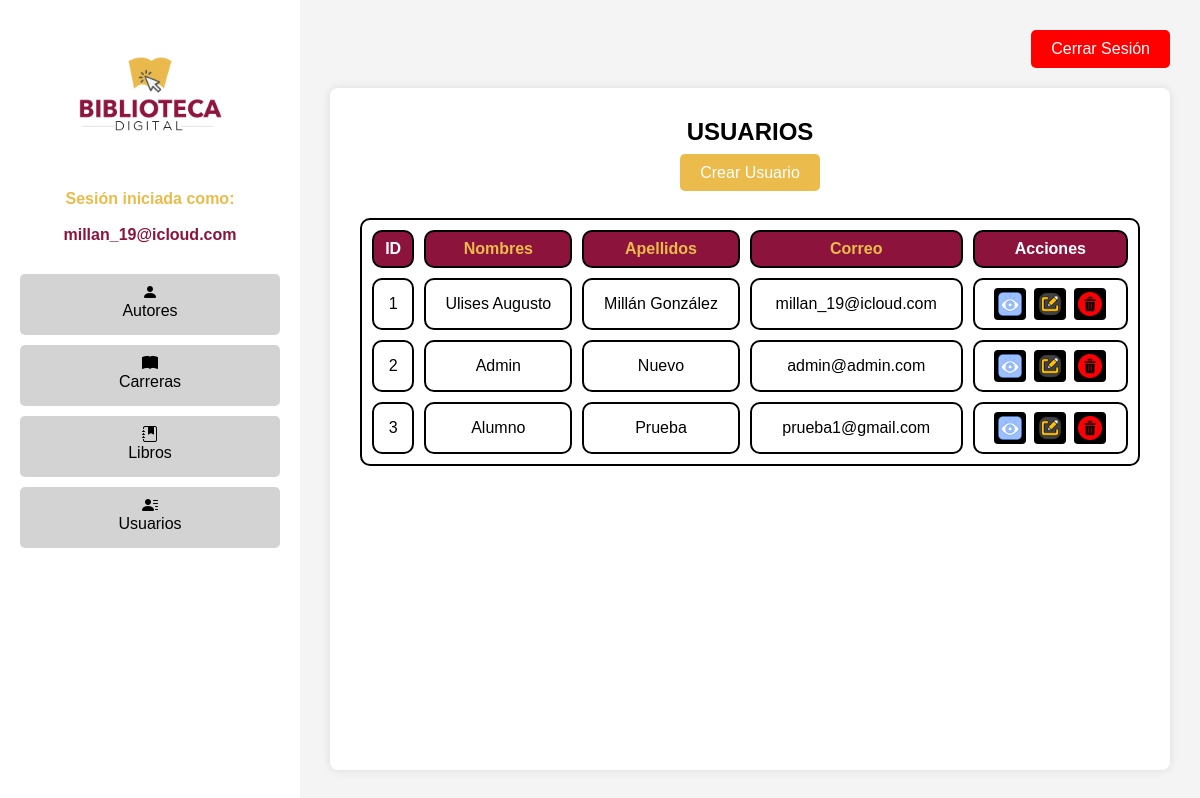
Screenshot of /Login/usuarios.php (signed in) with the database file from the repository.
### tables this page shows
CREATE TABLE `usuarios` (
  `id` int(5) NOT NULL,
  `nombres` varchar(100) DEFAULT NULL,
  `apellidos` varchar(100) DEFAULT NULL,
  `correo` varchar(50) DEFAULT NULL,
  `contrasena` varchar(255) DEFAULT NULL,
  `fechanacimiento` date DEFAULT NULL
);

### Login/usuarios.php (the view, shortened to what this page needs)
<?php
    include "conexion.php";
    $query = "SELECT * FROM usuarios";
    $result = mysqli_query($conectar, $query);
?>
<!DOCTYPE html>
<html lang="es">
<head>
    <link rel="stylesheet" href="styles_admin.css">
    <link rel="stylesheet" href="https://cdn.jsdelivr.net/npm/bootstrap-icons@1.7.2/font/bootstrap-icons.css">
</head>
<body>
    <div class="container">
        <?php include "menu.php"; ?>
        <section class="main-content">
            <div class="header">
                <a href="salir.php" class="btn-logout">Cerrar Sesión</a>
            </div>
            <div class="content">
                <h1>USUARIOS</h1>
                <br>
                <a href="crear_usuario.php" class="btn-new">Crear Usuario</a>
<br><br><br>
                <table>
                    <thead>
                        <tr>
                            <th class="especial">ID</th>
                            <th>Nombres</th>
                            <th>Apellidos</th>
                            <th>Correo</th>
                            <th class="especial">Acciones</th>
                        </tr>
                    </thead>
                    <tbody>
                        <?php while ($fila = mysqli_fetch_assoc($result)): ?>
                            <tr>
                                <td><?php echo htmlspecialchars($fila['id']); ?></td>
                                <td><?php echo htmlspecialchars($fila['nombres']); ?></td>
                                <td><?php echo htmlspecialchars($fila['apellidos']); ?></td>
                                <td><?php echo htmlspecialchars($fila['correo']); ?></td>
                                <td class="actions">
                                    <a href="ver_usuario.php?id=<?php echo $fila['id']; ?>" class="btn-view"><img src="images/ojo.png" alt=""></a>
                                    <a href="editar_usuario.php?id=<?php echo $fila['id']; ?>" class="btn-edit"><img src="images/editar.png" alt=""></a>
                                    <a href="#" onClick="validar('eliminar_usuario.php?id=<?php echo $fila['id']; ?>')" class="btn-delete"><img src="images/borrar.png" alt=""></a>
                                </td>
                            </tr>
                        <?php endwhile; ?>
                    </tbody>
                </table>
            </div>
        </section>
    </div>
</body>
</html>

### Login/styles_admin.css (style rules this page uses)
* { margin: 0; padding: 0; box-sizing: border-box; }
body { font-family: Arial, sans-serif; background-color: #f4f4f4; }
:root { --color1: #ebbb4c; --color2: #8c143c; }
.container { display: flex; height: 100vh; text-align: center; }
.main-content { flex: 1; display: flex; flex-direction: column; justify-content: flex-start; padding: 30px; background-color: #f4f4f4; }
.header { display: flex; justify-content: flex-end; margin-bottom: 20px; }
a { text-decoration: none; }
.btn-logout { background-color: red; color: white; border: none; padding: 10px 20px; cursor: pointer; font-size: 16px; border-radius: 5px; }
.btn-new { background-color: var(--color1); color: white; border: none; padding: 10px 20px; cursor: pointer; font-size: 16px; border-radius: 5px; }
.content { background-color: white; padding: 30px; box-shadow: 0 0 10px rgba(0, 0, 0, 0.1); border-radius: 8px; flex-grow: 1; }
table { width: 100%; border-collapse: separate; border-spacing: 10px; margin: 0 auto; border: 2px black solid; border-radius: 10px; }
th, td { border: 2px solid black; padding: 8px; text-align: center; background-color: white; color: black; border-radius: 10px; }
th { background-color: var(--color2); color: var(--color1); }
.actions { display: flex; justify-content: center; gap: 8px; }
.actions a { display: flex; justify-content: center; align-items: center; text-decoration: none; padding: 4px; border-radius: 4px; color: gold; background-color: black; }
.btn-view { background-color: #444; }
.btn-edit { background-color: #333; }
.btn-delete { background-color: #111; }
.actions img { width: 24px; height: 24px; display: block; }
.especial { color: white; }

### rows the page displays
usuarios: id "1", nombres "Ulises Augusto", apellidos "Millán González", correo "millan_19@icloud.com"
usuarios: id "2", nombres "Admin", apellidos "Nuevo", correo "admin@admin.com"
usuarios: id "3", nombres "Alumno", apellidos "Prueba", correo "prueba1@gmail.com"

### other values shown
$usuario "millan_19@icloud.com"
